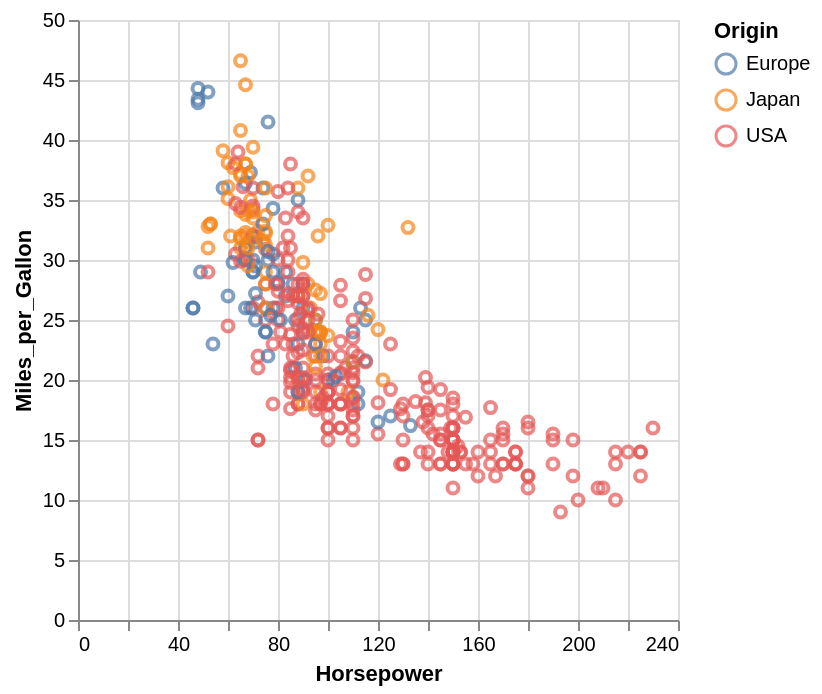

The notebook cell saved with this chart:
### Markdown cell above
[Altair](http://altair-viz.github.io) is a declarative visualization library for creating interactive visualizations in Python, and is installed and enabled in Colab by default.

For example, here is an interactive scatter plot:

### Code cell
import altair as alt
from vega_datasets import data
cars = data.cars()

alt.Chart(cars).mark_point().encode(
    x='Horsepower',
    y='Miles_per_Gallon',
    color='Origin',
).interactive()

### Figure 1 — Vega-Lite specification as saved in the notebook (floating-point values rounded to 4 significant figures; data arrays with more than 128 entries replaced by an {"elided": "..."} marker saying what was removed)
{"config": {"view": {"continuousWidth": 300, "continuousHeight": 300}}, "data": {"name": "data-583e73726c1545c56c203344161a975c"}, "mark": {"type": "point"}, "encoding": {"color": {"field": "Origin", "type": "nominal"}, "x": {"field": "Horsepower", "type": "quantitative"}, "y": {"field": "Miles_per_Gallon", "type": "quantitative"}}, "params": [{"name": "param_1", "select": {"type": "interval", "encodings": ["x", "y"]}, "bind": "scales"}], "$schema": "https://vega.github.io/schema/vega-lite/v5.20.1.json", "datasets": {"data-583e73726c1545c56c203344161a975c": {"elided": "406 records"}}}
